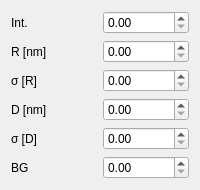
                              <widget class="QWidget" name="fitParticleSpherePage_3">
                               <layout class="QGridLayout" name="gridLayout_29">
                                <item row="1" column="1">
                                 <widget class="QDoubleSpinBox" name="fitParticleSphereRValue_3">
                                  <property name="minimumSize">
                                   <size>
                                    <width>0</width>
                                    <height>20</height>
                                   </size>
                                  </property>
                                 </widget>
                                </item>
                                <item row="5" column="1">
                                 <widget class="QDoubleSpinBox" name="fitParticleSphereBGValue_3">
                                  <property name="minimumSize">
                                   <size>
                                    <width>0</width>
                                    <height>20</height>
                                   </size>
                                  </property>
                                 </widget>
                                </item>
                                <item row="1" column="0">
                                 <widget class="QLabel" name="fitParticleSphereRLabel_3">
                                  <property name="minimumSize">
                                   <size>
                                    <width>0</width>
                                    <height>20</height>
                                   </size>
                                  </property>
                                  <property name="text">
                                   <string>R [nm]</string>
                                  </property>
                                 </widget>
                                </item>
                                <item row="4" column="1">
                                 <widget class="QDoubleSpinBox" name="fitParticleSphereSigmaDValue_3">
                                  <property name="minimumSize">
                                   <size>
                                    <width>0</width>
                                    <height>20</height>
                                   </size>
                                  </property>
                                 </widget>
                                </item>
                                <item row="0" column="1">
                                 <widget class="QDoubleSpinBox" name="fitParticleSphereIntValue_3">
                                  <property name="minimumSize">
                                   <size>
                                    <width>0</width>
                                    <height>20</height>
                                   </size>
                                  </property>
                                 </widget>
                                </item>
                                <item row="2" column="1">
                                 <widget class="QDoubleSpinBox" name="fitParticleSphereSigmaRValue_3">
                                  <property name="minimumSize">
                                   <size>
                                    <width>0</width>
                                    <height>20</height>
                                   </size>
                                  </property>
                                 </widget>
                                </item>
                                <item row="0" column="0">
                                 <widget class="QLabel" name="fitParticleSphereIntLabel_3">
                                  <property name="minimumSize">
                                   <size>
                                    <width>0</width>
                                    <height>20</height>
                                   </size>
                                  </property>
                                  <property name="text">
                                   <string>Int.</string>
                                  </property>
                                 </widget>
                                </item>
                                <item row="3" column="1">
                                 <widget class="QDoubleSpinBox" name="fitParticleSphereDValue_3">
                                  <property name="minimumSize">
                                   <size>
                                    <width>0</width>
                                    <height>20</height>
                                   </size>
                                  </property>
                                 </widget>
                                </item>
                                <item row="4" column="0">
                                 <widget class="QLabel" name="fitParticleSphereSigmaDLabel_3">
                                  <property name="minimumSize">
                                   <size>
                                    <width>0</width>
                                    <height>20</height>
                                   </size>
                                  </property>
                                  <property name="text">
                                   <string>σ [D]</string>
                                  </property>
                                 </widget>
                                </item>
                                <item row="2" column="0">
                                 <widget class="QLabel" name="fitParticleSphereSigmaRLabel_3">
                                  <property name="minimumSize">
                                   <size>
                                    <width>0</width>
                                    <height>20</height>
                                   </size>
                                  </property>
                                  <property name="text">
                                   <string>σ [R]</string>
                                  </property>
                                 </widget>
                                </item>
                                <item row="3" column="0">
                                 <widget class="QLabel" name="fitParticleSphereDLabel_3">
                                  <property name="minimumSize">
                                   <size>
                                    <width>0</width>
                                    <height>20</height>
                                   </size>
                                  </property>
                                  <property name="text">
                                   <string>D [nm]</string>
                                  </property>
                                 </widget>
                                </item>
                                <item row="5" column="0">
                                 <widget class="QLabel" name="fitParticleSphereBGLabel_3">
                                  <property name="minimumSize">
                                   <size>
                                    <width>0</width>
                                    <height>20</height>
                                   </size>
                                  </property>
                                  <property name="text">
                                   <string>BG</string>
                                  </property>
                                 </widget>
                                </item>
                               </layout>
                              </widget>
